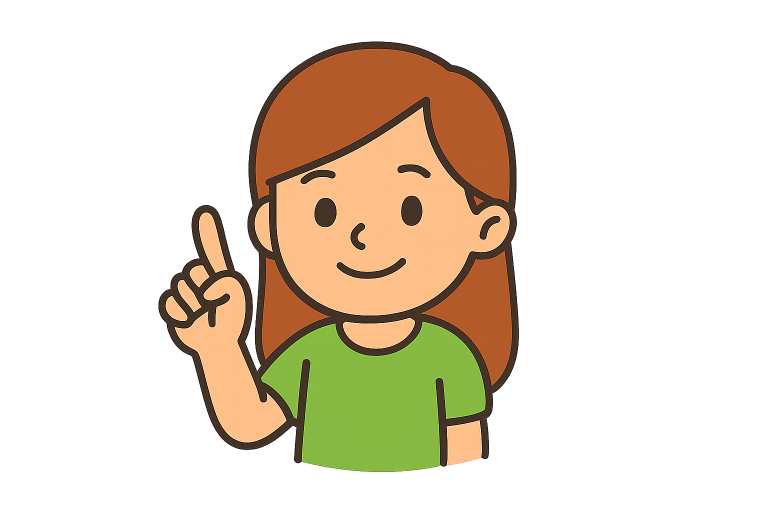
#> input picture yes.png, 1536 x 1024 px (shown at 1/2 size)
$ python process_images.py
#> lines starting #> are read from the running program, lines starting #| are printed output that depends on the picture
#!/usr/bin/env python3
from PIL import Image
import os

def crop_and_resize(input_file, output_file, target_size=(200, 200)):
    """
    截取图片中心的方形区域，并调整大小到目标尺寸
    """
#> called with input_file = 'yes.png', output_file = 'yes_200x200.png', target_size = (200, 200)
    try:
        # 打开图像
        with Image.open(input_file) as img:
            # 获取原始尺寸
#> img is the input picture: PIL image 1536x1024 RGBA; mean R, G, B, A 145, 133.2, 100.4, 74.7
            width, height = img.size
#> width = 1536; height = 1024

            # 计算中心方形区域
            # 使用较小的边作为方形的边长
            size = min(width, height)
#> size = 1024
            left = (width - size) // 2
#> left = 256
            top = (height - size) // 2
#> top = 0
            right = left + size
#> right = 1280
            bottom = top + size
#> bottom = 1024

            # 裁剪中心方形区域
            center_square = img.crop((left, top, right, bottom))
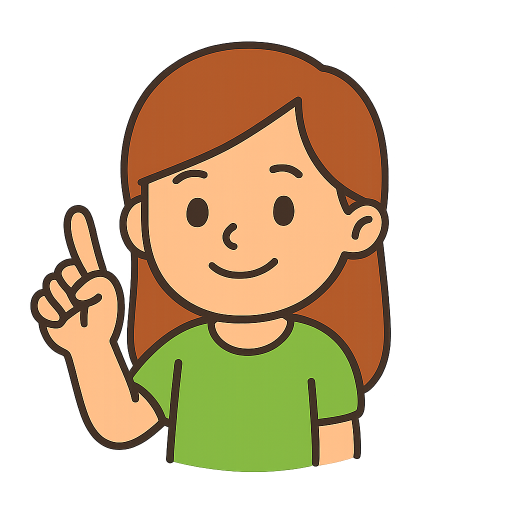
#> center_square: PIL image 1024x1024 RGBA (shown at 1/2 size); mean R, G, B, A 139.5, 119, 79.2, 112; transparent parts drawn white

            # 调整大小为目标尺寸
            resized_img = center_square.resize(target_size, Image.LANCZOS)
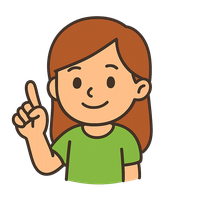
#> resized_img: PIL image 200x200 RGBA; mean R, G, B, A 76.7, 60.2, 34.9, 112.1; transparent parts drawn white

            # 保存结果
            resized_img.save(output_file)

            print(f"处理完成: {output_file}")
            return True
    except Exception as e:
        print(f"处理 {input_file} 时出错: {e}")
        return False

def main():
    # 要处理的图片列表
    images = ["yes.png", "no.png", "maybe.png"]

    for img_file in images:
        # 构造输出文件名（添加_200x200后缀）
        base_name, ext = os.path.splitext(img_file)
        output_file = f"{base_name}_200x200{ext}"

        # 处理图片
        success = crop_and_resize(img_file, output_file)
        if success:
            print(f"已将 {img_file} 处理为 {output_file}")
        else:
            print(f"处理 {img_file} 失败")
#> pass 2 of the loop in main, `for img_file in images:`:
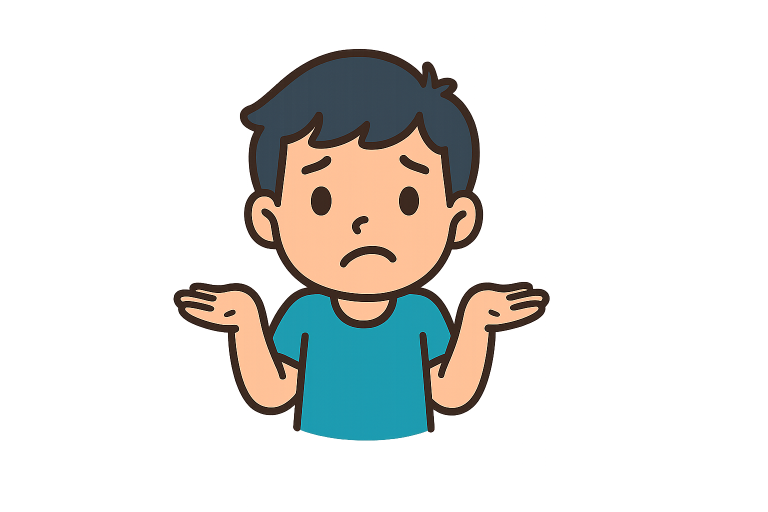
#> input picture no.png, 1536 x 1024 px (shown at 1/2 size)
#> in crop_and_resize, img is the input picture: PIL image 1536x1024 RGBA; mean R, G, B, A 116.4, 115.9, 110.4, 55.4
#> in crop_and_resize (call 2), `center_square = img.crop((left, top, right, bottom))`:
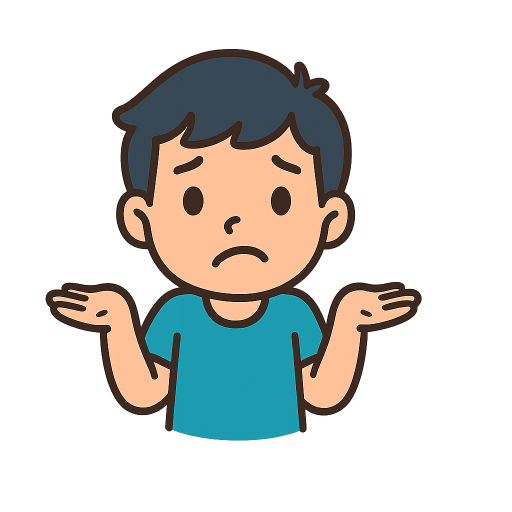
#> center_square: PIL image 1024x1024 RGBA (shown at 1/2 size); mean R, G, B, A 108.1, 107.2, 99.6, 83.1; transparent parts drawn white
#> in crop_and_resize (call 2), `resized_img = center_square.resize(target_size, Image.LANCZOS)`:
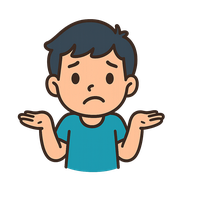
#> resized_img: PIL image 200x200 RGBA; mean R, G, B, A 41.4, 41.8, 38.1, 83.1; transparent parts drawn white
#> pass 3 of the loop in main, `for img_file in images:`:
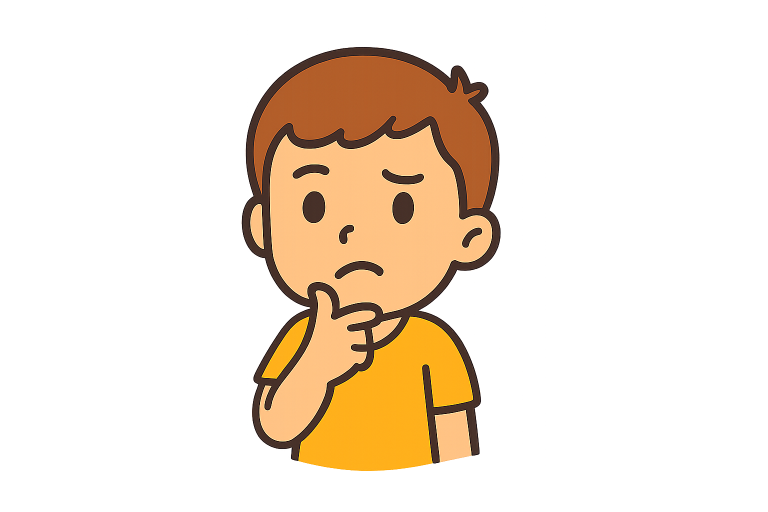
#> input picture maybe.png, 1536 x 1024 px (shown at 1/2 size)
#> in crop_and_resize, img is the input picture: PIL image 1536x1024 RGBA; mean R, G, B, A 156.2, 135.4, 113.1, 57.1
#> in crop_and_resize (call 3), `center_square = img.crop((left, top, right, bottom))`:
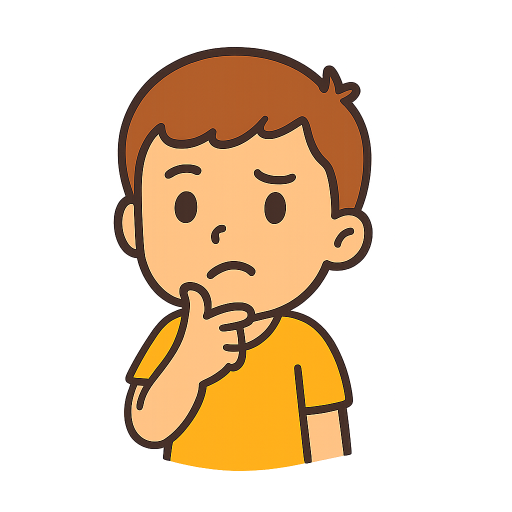
#> center_square: PIL image 1024x1024 RGBA (shown at 1/2 size); mean R, G, B, A 147, 115.8, 82.9, 85.6; transparent parts drawn white
#> in crop_and_resize (call 3), `resized_img = center_square.resize(target_size, Image.LANCZOS)`:
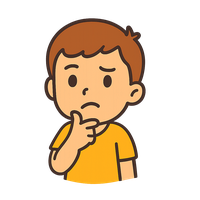
#> resized_img: PIL image 200x200 RGBA; mean R, G, B, A 67.4, 47.5, 25.5, 85.6; transparent parts drawn white

if __name__ == "__main__":
    main()
